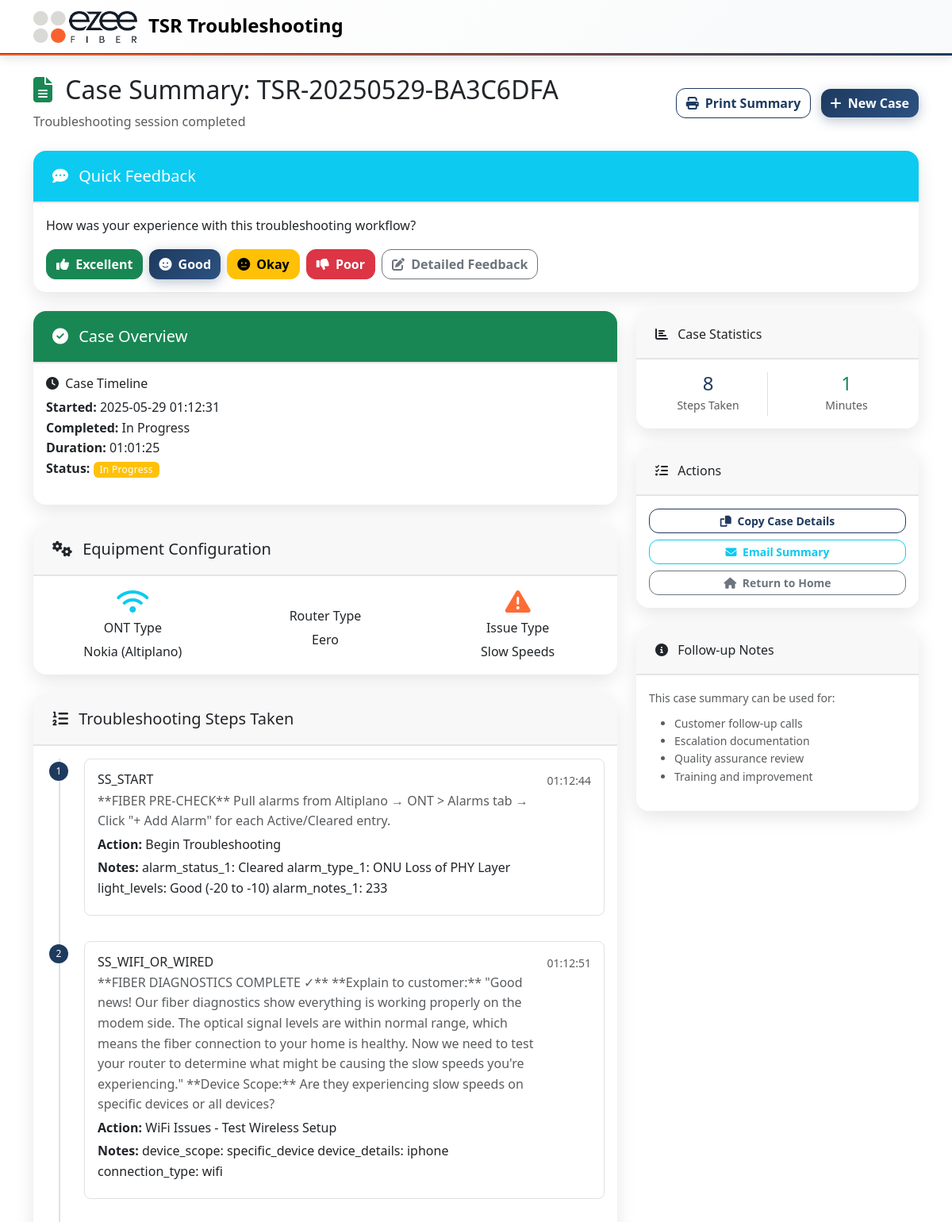
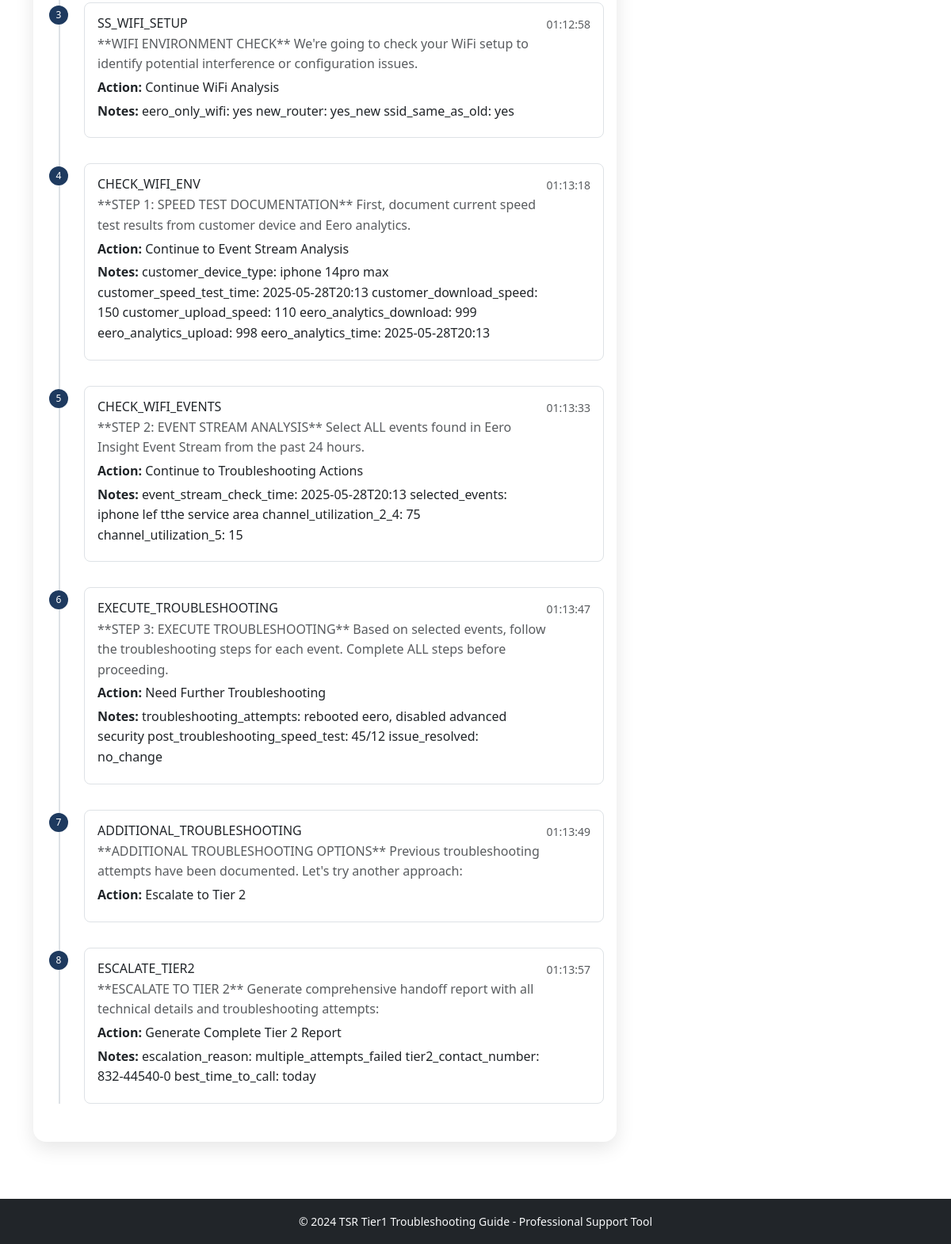
Page /case_summary/158 on the committed database (2 pictures, top to bottom).
### models.py (models this page shows, shortened)
class TroubleshootingCase(db.Model):
    id = db.Column(db.Integer, primary_key=True)
    session_id = db.Column(db.String(100), nullable=False)
    case_number = db.Column(db.String(50), unique=True, nullable=False)
    customer_info = db.Column(db.Text)  # JSON string
    ont_type = db.Column(db.String(50))
    ont_id = db.Column(db.String(50))  # ONT identifier (flexible format)
    router_type = db.Column(db.String(50))
    router_id = db.Column(db.String(50))  # Router identifier (flexible format)
    issue_type = db.Column(db.String(100))
    resolution = db.Column(db.String(200))
    status = db.Column(db.String(20), default='in_progress')  # in_progress, resolved, escalated, unresolved
    created_at = db.Column(db.DateTime, default=datetime.utcnow)
    completed_at = db.Column(db.DateTime)
    start_time = db.Column(db.Float)  # timestamp
    end_time = db.Column(db.Float)  # timestamp
    def get_customer_info(self):
        if self.customer_info:
            return json.loads(self.customer_info)
        return {}
    def get_duration(self):
        if self.start_time and self.end_time:
            duration_seconds = int(self.end_time - self.start_time)
        elif self.start_time:
            duration_seconds = int(datetime.now().timestamp() - self.start_time)
        else:
            return 0
        return duration_seconds // 60

class TroubleshootingStep(db.Model):
    id = db.Column(db.Integer, primary_key=True)
    case_id = db.Column(db.Integer, db.ForeignKey('troubleshooting_case.id'), nullable=False)
    step_id = db.Column(db.String(50), nullable=False)
    step_name = db.Column(db.String(200))
    action_taken = db.Column(db.String(500))
    result = db.Column(db.String(500))
    notes = db.Column(db.Text)
    timestamp = db.Column(db.DateTime, default=datetime.utcnow)
    case = db.relationship('TroubleshootingCase', backref=db.backref('steps', lazy=True, order_by='TroubleshootingStep.timestamp'))

### routes.py (the view)
@app.route('/case_summary/<int:case_id>')
def case_summary(case_id):
    case = TroubleshootingCase.query.get_or_404(case_id)
    escalation_report = None
    if case.status == 'escalated':
        escalation_report = generate_tier2_escalation_report(case)
    dispatch_report = None
    if case.status in ['dispatch_pending', 'resolved'] and (
        any(step.step_id.startswith('DISPATCH_') for step in case.steps) or
        case.issue_type == 'Complete Outage'
    ):
        dispatch_report = generate_dispatch_report(case)
    return render_template('case_summary.html', case=case, dispatch_report=dispatch_report, escalation_report=escalation_report)

### app.py (called while the page is built)
@app.template_filter('datetime')
def datetime_filter(timestamp):
    if timestamp:
        return datetime.fromtimestamp(timestamp).strftime('%Y-%m-%d %H:%M:%S')
    return ''

@app.template_filter('duration')
def duration_filter(start_time, end_time=None):
    if not start_time:
        return ''
    end = end_time or datetime.now().timestamp()
    duration = int(end - start_time)
    hours = duration // 3600
    minutes = (duration % 3600) // 60
    seconds = duration % 60
    if hours > 0:
        return f"{hours:02d}:{minutes:02d}:{seconds:02d}"
    else:
        return f"{minutes:02d}:{seconds:02d}"

### templates/case_summary.html (shortened to what this page needs)
{% extends "base.html" %}
{% block content %}
<div class="container py-4">
    <div class="row justify-content-between align-items-center mb-4">
        <div class="col">
            <h2>
                <i class="fas fa-file-alt me-2 text-success"></i>
                Case Summary: {{ case.case_number }}
            </h2>
            <p class="text-muted mb-0">Troubleshooting session completed</p>
        </div>
        <div class="col-auto">
            <button onclick="window.print()" class="btn btn-outline-primary me-2">
                <i class="fas fa-print me-1"></i>
                Print Summary
            </button>
            <a href="{{ url_for('restart_case') }}" class="btn btn-primary">
                <i class="fas fa-plus me-1"></i>
                New Case
            </a>
        </div>
    </div>
    <div class="row mb-4">
        <div class="col-12">
            <div class="card border-info">
                <div class="card-header bg-info text-white">
                    <h5 class="mb-0">
                        <i class="fas fa-comment-dots me-2"></i>
                        Quick Feedback
                    </h5>
                </div>
                <div class="card-body">
                    <p class="mb-3">How was your experience with this troubleshooting workflow?</p>
                    <div class="d-flex gap-2 flex-wrap">
                        <button class="btn btn-success" onclick="submitFeedback('excellent', '{{ case.id }}')">
                            <i class="fas fa-thumbs-up me-1"></i>
                            Excellent
                        </button>
                        <button class="btn btn-primary" onclick="submitFeedback('good', '{{ case.id }}')">
                            <i class="fas fa-smile me-1"></i>
                            Good
                        </button>
                        <button class="btn btn-warning" onclick="submitFeedback('okay', '{{ case.id }}')">
                            <i class="fas fa-meh me-1"></i>
                            Okay
                        </button>
                        <button class="btn btn-danger" onclick="submitFeedback('poor', '{{ case.id }}')">
                            <i class="fas fa-thumbs-down me-1"></i>
                            Poor
                        </button>
                        <button class="btn btn-outline-secondary" onclick="showDetailedFeedback('{{ case.id }}')">
                            <i class="fas fa-edit me-1"></i>
                            Detailed Feedback
                        </button>
                    </div>
                </div>
            </div>
        </div>
    </div>
    <div class="row">
        <div class="col-lg-8">
            <div class="card mb-4">
                <div class="card-header bg-success text-white">
                    <h5 class="mb-0">
                        <i class="fas fa-check-circle me-2"></i>
                        Case Overview
                    </h5>
                </div>
                <div class="card-body">
                    <div class="row">
                        <div class="col-md-6">
                            <h6><i class="fas fa-clock me-1"></i> Case Timeline</h6>
                            <ul class="list-unstyled">
                                <li><strong>Started:</strong> {{ case.start_time|datetime }}</li>
                                <li><strong>Completed:</strong> {{ case.end_time|datetime if case.end_time else 'In Progress' }}</li>
                                <li><strong>Duration:</strong> {{ case.start_time|duration(case.end_time) }}</li>
                                <li><strong>Status:</strong>
                                    <span class="badge bg-{{ 'success' if case.status == 'resolved' else 'warning' }}">
                                        {{ case.status.replace('_', ' ').title() }}
                                    </span>
                                </li>
                            </ul>
                        </div>
                    </div>
                </div>
            </div>
            <div class="card mb-4">
                <div class="card-header">
                    <h5 class="mb-0">
                        <i class="fas fa-cogs me-2"></i>
                        Equipment Configuration
                    </h5>
                </div>
                <div class="card-body">
                    <div class="row">
                        {% if case.ont_type %}
                        <div class="col-md-4">
                            <div class="text-center">
                                <i class="fas fa-wifi fa-2x text-info mb-2"></i>
                                <h6>ONT Type</h6>
                                <p class="mb-0">{{ case.ont_type }}</p>
                            </div>
                        </div>
                        {% endif %}
                        {% if case.router_type %}
                        <div class="col-md-4">
                            <div class="text-center">
                                <h6>Router Type</h6>
                                <p class="mb-0">{{ case.router_type }}</p>
                            </div>
                        </div>
                        {% endif %}
                        {% if case.issue_type %}
                        <div class="col-md-4">
                            <div class="text-center">
                                <i class="fas fa-exclamation-triangle fa-2x text-warning mb-2"></i>
                                <h6>Issue Type</h6>
                                <p class="mb-0">{{ case.issue_type }}</p>
                            </div>
                        </div>
                        {% endif %}
                    </div>
                </div>
            </div>
            <div class="card">
                <div class="card-header">
                    <h5 class="mb-0">
                        <i class="fas fa-list-ol me-2"></i>
                        Troubleshooting Steps Taken
                    </h5>
                </div>
                <div class="card-body">
                    {% if case.steps %}
                        <div class="timeline">
                            {% for step in case.steps %}
                            <div class="timeline-item">
                                <div class="timeline-marker">
                                    <span class="badge bg-primary rounded-pill">{{ loop.index }}</span>
                                </div>
                                <div class="timeline-content">
                                    <div class="d-flex justify-content-between align-items-start">
                                        <div>
                                            <h6 class="mb-1">{{ step.step_id }}</h6>
                                            {% if step.step_name %}
                                            <p class="text-muted mb-1">{{ step.step_name }}</p>
                                            {% endif %}
                                            {% if step.action_taken %}
                                            <p class="mb-1"><strong>Action:</strong> {{ step.action_taken }}</p>
                                            {% endif %}
                                            {% if step.notes %}
                                            <p class="mb-1"><strong>Notes:</strong> {{ step.notes }}</p>
                                            {% endif %}
                                        </div>
                                        <small class="text-muted">{{ step.timestamp.strftime('%H:%M:%S') }}</small>
                                    </div>
                                </div>
                            </div>
                            {% endfor %}
                        </div>
                    {% else %}
                        <p class="text-muted">No detailed steps recorded for this case.</p>
                    {% endif %}
                </div>
            </div>
        </div>
        <div class="col-lg-4">
            <div class="card mb-4">
                <div class="card-header">
                    <h6 class="mb-0">
                        <i class="fas fa-chart-bar me-2"></i>
                        Case Statistics
                    </h6>
                </div>
                <div class="card-body">
                    <div class="row text-center">
                        <div class="col-6">
                            <div class="border-end">
                                <h4 class="text-primary mb-0">{{ case.steps|length }}</h4>
                                <small class="text-muted">Steps Taken</small>
                            </div>
                        </div>
                        <div class="col-6">
                            <h4 class="text-success mb-0">{{ case.get_duration() // 60 }}</h4>
                            <small class="text-muted">Minutes</small>
                        </div>
                    </div>
                </div>
            </div>
            <div class="card mb-4">
                <div class="card-header">
                    <h6 class="mb-0">
                        <i class="fas fa-tasks me-2"></i>
                        Actions
                    </h6>
                </div>
                <div class="card-body">
                    <div class="d-grid gap-2">
                        <button onclick="copyToClipboard()" class="btn btn-outline-primary btn-sm">
                            <i class="fas fa-copy me-1"></i>
                            Copy Case Details
                        </button>
                        <button onclick="emailSummary()" class="btn btn-outline-info btn-sm">
                            <i class="fas fa-envelope me-1"></i>
                            Email Summary
                        </button>
                        <a href="{{ url_for('index') }}" class="btn btn-outline-secondary btn-sm">
                            <i class="fas fa-home me-1"></i>
                            Return to Home
                        </a>
                    </div>
                </div>
            </div>
            <div class="card">
                <div class="card-header">
                    <h6 class="mb-0">
                        <i class="fas fa-info-circle me-2"></i>
                        Follow-up Notes
                    </h6>
                </div>
                <div class="card-body">
                    <small class="text-muted">
                        This case summary can be used for:
                        <ul class="mt-2">
                            <li>Customer follow-up calls</li>
                            <li>Escalation documentation</li>
                            <li>Quality assurance review</li>
                            <li>Training and improvement</li>
                        </ul>
                    </small>
                </div>
            </div>
        </div>
    </div>
</div>
{% endblock %}

### static/css/custom.css (style rules this page uses)
:root { --primary-color: 0 84% 60%; --success-color: 142 71% 45%; --info-color: 199 89% 48%; --warning-color: 45 100% 51%; --danger-color: 354 70% 54%; }
body { font-family: 'Segoe UI', Tahoma, Geneva, Verdana, sans-serif; line-height: 1.6; }
.card { border: none; box-shadow: 0 2px 8px rgba(0, 0, 0, 0.1); border-radius: 12px; transition: transform 0.2s ease, box-shadow 0.2s ease; }
.card-header { border-radius: 12px 12px 0 0 !important; border-bottom: none; padding: 1.25rem 1.5rem; }
.timeline { position: relative; padding-left: 2rem; }
.timeline::before { content: ''; position: absolute; left: 1rem; top: 0; bottom: 0; width: 2px; background: var(--bs-border-color); }
.timeline-item { position: relative; margin-bottom: 2rem; }
.timeline-marker { position: absolute; left: -2rem; top: 0; width: 2rem; height: 2rem; display: flex; align-items: center; justify-content: center; }
.timeline-marker .badge { width: 1.5rem; height: 1.5rem; display: flex; align-items: center; justify-content: center; font-size: 0.75rem; }
.timeline-content { background: var(--bs-body-bg); border: 1px solid var(--bs-border-color); border-radius: 8px; padding: 1rem; margin-left: 1rem; }
.badge { font-weight: 500; letter-spacing: 0.025em; }
.btn { border-radius: 8px; font-weight: 500; transition: all 0.2s ease; }

### static/css/ezee-theme.css (style rules this page uses)
:root { --ezee-navy: #1e3a5f; --ezee-orange: #ff6b35; --ezee-light-grey: #e5e5e5; --ezee-dark-grey: #6c757d; --ezee-white: #ffffff; }
.bg-primary { background-color: var(--ezee-navy) !important; }
.btn-primary { background-color: var(--ezee-navy); border-color: var(--ezee-navy); }
.btn-outline-primary { color: var(--ezee-navy); border-color: var(--ezee-navy); }
.text-primary { color: var(--ezee-navy) !important; }
.card { border: none; border-radius: 16px; box-shadow: 0 8px 25px rgba(0, 0, 0, 0.1); transition: all 0.3s ease; }
.card-header { border-radius: 16px 16px 0 0 !important; border-bottom: 2px solid var(--ezee-light-grey); }
.btn { border-radius: 12px; font-weight: 600; transition: all 0.3s cubic-bezier(0.4, 0, 0.2, 1); position: relative; overflow: hidden; }
.btn-primary { background: linear-gradient(135deg, var(--ezee-navy) 0%, #2c5282 100%); border: none; box-shadow: 0 4px 15px rgba(30, 58, 95, 0.3); }
.text-warning { color: var(--ezee-orange) !important; }

### rows in the picture
TroubleshootingCase: case_number "TSR-20250529-BA3C6DFA", start_time "2025-05-29 01:12:31", end_time "In Progress", start_time|duration "01:01:25", status.replace "In Progress", ont_type "Nokia (Altiplano)", router_type "Eero", issue_type "Slow Speeds", start_time+end_time "1"
TroubleshootingStep: step_id "SS_START", step_name "**FIBER PRE-CHECK** Pull alarms from Altiplano → ONT > Alarms tab → Click \"+ Add Alarm\" for each Active/Cleared entry.", action_taken "Begin Troubleshooting", notes "alarm_status_1: Cleared alarm_type_1: ONU Loss of PHY Layer light_levels: Good (-20 to -10) alarm_notes_1: 233", timestamp "01:12:44"
TroubleshootingStep: step_id "SS_WIFI_OR_WIRED", step_name "**FIBER DIAGNOSTICS COMPLETE ✓** **Explain to customer:** \"Good news! Our fiber diagnostics show everything is working properly on the modem side. The optical signal levels are within normal range, which means the fiber connection to your home is healthy. Now we need to test your router to determine what might be causing the slow speeds you're experiencing.\" **Device Scope:** Are they experiencing slow speeds on specific devices or all devices?", action_taken "WiFi Issues - Test Wireless Setup", notes "device_scope: specific_device device_details: iphone connection_type: wifi", timestamp "01:12:51"
TroubleshootingStep: step_id "SS_WIFI_SETUP", step_name "**WIFI ENVIRONMENT CHECK** We're going to check your WiFi setup to identify potential interference or configuration issues.", action_taken "Continue WiFi Analysis", notes "eero_only_wifi: yes new_router: yes_new ssid_same_as_old: yes", timestamp "01:12:58"
TroubleshootingStep: step_id "CHECK_WIFI_ENV", step_name "**STEP 1: SPEED TEST DOCUMENTATION** First, document current speed test results from customer device and Eero analytics.", action_taken "Continue to Event Stream Analysis", notes "customer_device_type: iphone 14pro max customer_speed_test_time: 2025-05-28T20:13 customer_download_speed: 150 customer_upload_speed: 110 eero_analytics_download: 999 eero_analytics_upload: 998 eero_analytics_time: 2025-05-28T20:13", timestamp "01:13:18"
TroubleshootingStep: step_id "CHECK_WIFI_EVENTS", step_name "**STEP 2: EVENT STREAM ANALYSIS** Select ALL events found in Eero Insight Event Stream from the past 24 hours.", action_taken "Continue to Troubleshooting Actions", notes "event_stream_check_time: 2025-05-28T20:13 selected_events: iphone lef tthe service area channel_utilization_2_4: 75 channel_utilization_5: 15", timestamp "01:13:33"
TroubleshootingStep: step_id "EXECUTE_TROUBLESHOOTING", step_name "**STEP 3: EXECUTE TROUBLESHOOTING** Based on selected events, follow the troubleshooting steps for each event. Complete ALL steps before proceeding.", action_taken "Need Further Troubleshooting", notes "troubleshooting_attempts: rebooted eero, disabled advanced security post_troubleshooting_speed_test: 45/12 issue_resolved: no_change", timestamp "01:13:47"
TroubleshootingStep: step_id "ADDITIONAL_TROUBLESHOOTING", step_name "**ADDITIONAL TROUBLESHOOTING OPTIONS** Previous troubleshooting attempts have been documented. Let's try another approach:", action_taken "Escalate to Tier 2", timestamp "01:13:49"
TroubleshootingStep: step_id "ESCALATE_TIER2", step_name "**ESCALATE TO TIER 2** Generate comprehensive handoff report with all technical details and troubleshooting attempts:", action_taken "Generate Complete Tier 2 Report", notes "escalation_reason: multiple_attempts_failed tier2_contact_number: 832-44540-0 best_time_to_call: today", timestamp "01:13:57"

### other values in the picture
{{ case.steps|length }} "8"
